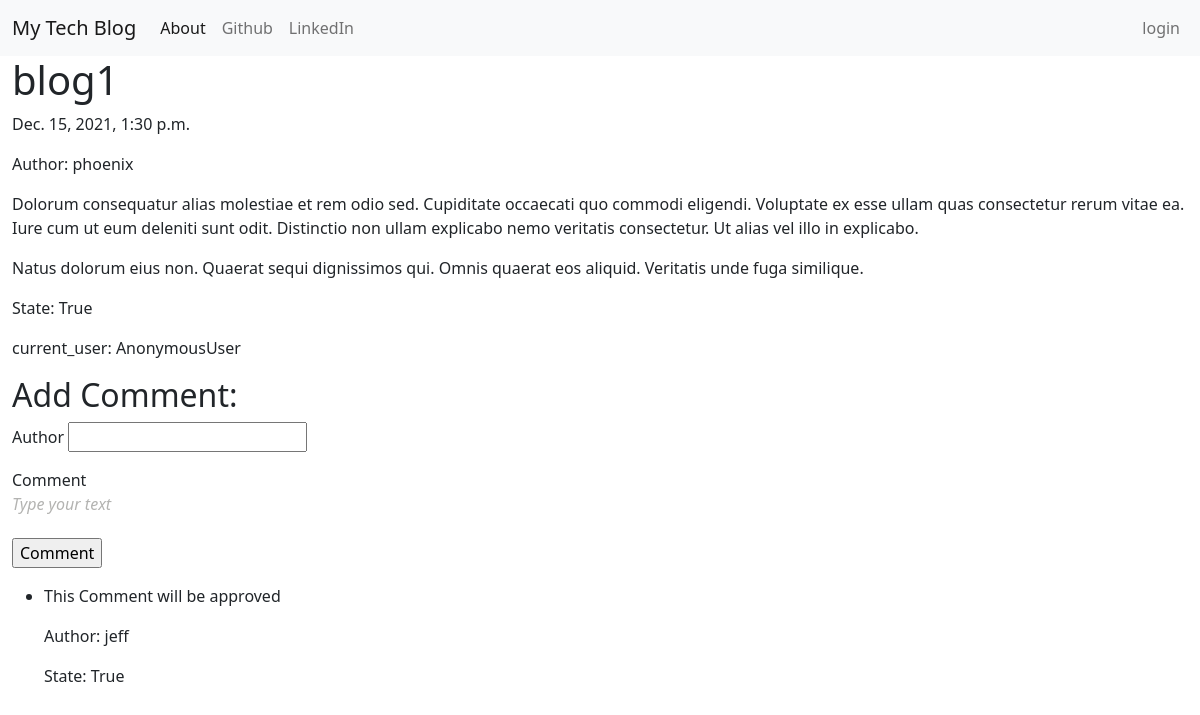
/detail/3, run on the app's committed database.
### my_app/models.py (models this page shows, shortened)
class Blog(models.Model):
    user = models.ForeignKey(User, on_delete=models.CASCADE)
    title = models.CharField(max_length=125)
    content = models.TextField(max_length=512) #Check the max length
    state = models.BooleanField(default=False)
    publish_date = models.DateTimeField(null=True, blank=True)

class Comment(models.Model):
    author = models.TextField(max_length=256)
    blog = models.ForeignKey(Blog, related_name='comments' , on_delete=models.CASCADE)
    content = models.TextField(max_length=512)
    status = models.BooleanField(default = False)

### my_app/views.py (the view, shortened to what this page needs)
# urls.py: path('detail/<int:pk>', views.BlogDetailView.as_view(), name='detail'),
class BlogDetailView(DetailView):
    model = Blog
    context_object_name = 'blog'
    template_name = 'my_app/detail.html'

### my_app/templates/my_app/detail.html (shortened to what this page needs)
{% extends 'my_app/my_app_base.html' %}
{% block body_block %}
    <h1> {{blog.title}} </h1>
        {% if blog.state == True %}
        <p> {{blog.publish_date}} </p>
        {% endif %}
        <p> Author: {{blog.user}} </p>
        {% autoescape off %}
            {{blog.content}}
        {% endautoescape %}
        <p> State: {{blog.state}} </p>
        <p> current_user: {{user}} </p>
        {% if blog.state == True %}
            <h2> Add Comment: </h2>
            <form method="post">
                <p>
                <label for="author">Author</label>
                <input type="text" name="author" id="author">
                </p>
                <p>
                <label for="comment_text">Comment</label>
                <textarea name="comment_text" id="comment_text" cols="30" rows="10"></textarea>
                </p>
                <p>
                <input type="submit" name="submit_comment" value="Comment">
                </p>
            </form>
            <ul>
                {% for comment in blog.comments.all %}
                        {% if  comment.status == True%}
                            <li>
                                {% autoescape off %}
                                    {{comment.content}}
                                {% endautoescape %}
                                <p>Author: {{comment.author}}</p>
                                <p>State: {{comment.status}}</p>
                            </li>
                        {% endif %}
                {% endfor %}
            </ul>
        {% endif %}
{% endblock body_block %}

### my_app/static/css/medium-editor.css (style rules this page uses)
.medium-editor-placeholder { position: relative; }
.medium-editor-placeholder:after { content: attr(data-placeholder) !important; font-style: italic; position: absolute; left: 0; top: 0; white-space: pre; padding: inherit; margin: inherit; }
.medium-editor-element { word-wrap: break-word; min-height: 30px; }
.medium-editor-hidden { display: none; }

### my_app/static/css/default.css (style rules this page uses)
.medium-editor-placeholder:after { color: #b3b3b1; }

### data on the page
Blog: title "blog1", publish_date "Dec. 15, 2021, 1:30 p.m.", user "phoenix", content "Dolorum consequatur alias molestiae et rem odio sed. Cupiditate occaecati quo commodi eligendi. Voluptate ex esse ullam quas consectetur rerum vitae ea. Iure cum ut eum deleniti sunt odit. Distinctio non ullam explicabo nemo veritatis consectetur. Ut alias vel illo in explicabo. Natus dolorum eius non. Quaerat sequi dignissimos qui. Omnis quaerat eos aliquid. Veritatis unde fuga similique.", state "True"
Comment: content "This Comment will be approved", author "jeff", status "True"

### other printed values
{{ user }} "AnonymousUser"
